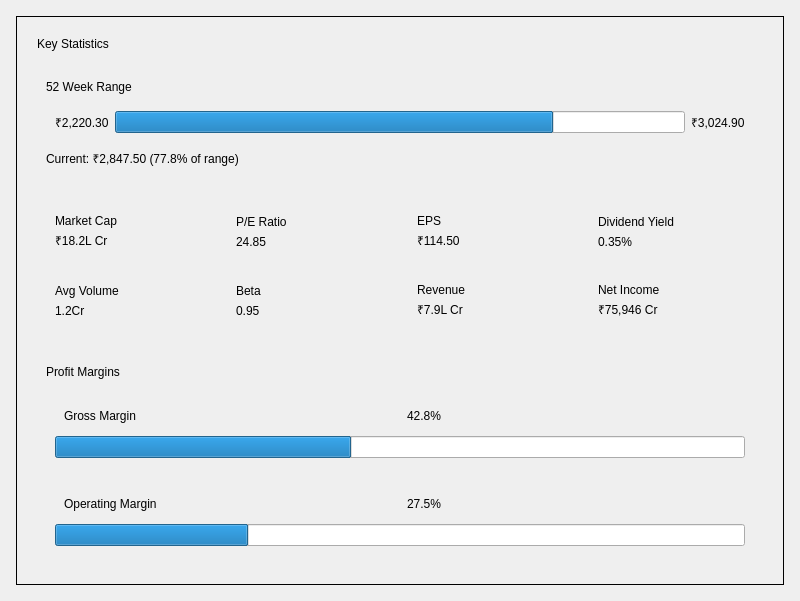
<?xml version="1.0" encoding="UTF-8"?>
<ui version="4.0">
 <class>StockStats</class>
 <widget class="QWidget" name="StockStats">
  <property name="geometry">
   <rect>
    <x>0</x>
    <y>0</y>
    <width>800</width>
    <height>500</height>
   </rect>
  </property>
  <property name="windowTitle">
   <string>Stock Stats</string>
  </property>
  
  <layout class="QVBoxLayout" name="mainLayout">
   <property name="spacing">
    <number>16</number>
   </property>
   <property name="leftMargin">
    <number>16</number>
   </property>
   <property name="topMargin">
    <number>16</number>
   </property>
   <property name="rightMargin">
    <number>16</number>
   </property>
   <property name="bottomMargin">
    <number>16</number>
   </property>
   
   <item>
    <widget class="QFrame" name="stockStatsCard">
     <property name="frameShape">
      <enum>QFrame::Box</enum>
     </property>
     <layout class="QVBoxLayout" name="cardLayout">
      <property name="spacing">
       <number>20</number>
      </property>
      <property name="leftMargin">
       <number>20</number>
      </property>
      <property name="topMargin">
       <number>20</number>
      </property>
      <property name="rightMargin">
       <number>20</number>
      </property>
      <property name="bottomMargin">
       <number>20</number>
      </property>
      
      <item>
       <widget class="QLabel" name="stockStatsTitle">
        <property name="text">
         <string>Key Statistics</string>
        </property>
       </widget>
      </item>
      
      <item>
       <widget class="QWidget" name="priceRangeWidget">
        <layout class="QVBoxLayout" name="priceRangeLayout">
         <property name="spacing">
          <number>8</number>
         </property>
         
         <item>
          <widget class="QLabel" name="priceRangeTitle">
           <property name="text">
            <string>52 Week Range</string>
           </property>
          </widget>
         </item>
         
         <item>
          <widget class="QWidget" name="priceRangeInfo">
           <layout class="QHBoxLayout" name="priceRangeInfoLayout">
            <item>
             <widget class="QLabel" name="weekLowLabel">
              <property name="text">
               <string>₹2,220.30</string>
              </property>
             </widget>
            </item>
            <item>
             <widget class="QProgressBar" name="priceRangeProgress">
              <property name="value">
               <number>77</number>
              </property>
              <property name="textVisible">
               <bool>false</bool>
              </property>
             </widget>
            </item>
            <item>
             <widget class="QLabel" name="weekHighLabel">
              <property name="text">
               <string>₹3,024.90</string>
              </property>
             </widget>
            </item>
           </layout>
          </widget>
         </item>
         
         <item>
          <widget class="QLabel" name="currentPositionLabel">
           <property name="text">
            <string>Current: ₹2,847.50 (77.8% of range)</string>
           </property>
          </widget>
         </item>
        </layout>
       </widget>
      </item>
      
      <item>
       <widget class="QWidget" name="statsGrid">
        <layout class="QGridLayout" name="statsGridLayout">
         <property name="spacing">
          <number>16</number>
         </property>
         
         <item row="0" column="0">
          <widget class="QWidget" name="marketCapStat">
           <layout class="QVBoxLayout" name="marketCapStatLayout">
            <property name="spacing">
             <number>4</number>
            </property>
            <item>
             <widget class="QLabel" name="marketCapLabel">
              <property name="text">
               <string>Market Cap</string>
              </property>
             </widget>
            </item>
            <item>
             <widget class="QLabel" name="marketCapValue">
              <property name="text">
               <string>₹18.2L Cr</string>
              </property>
             </widget>
            </item>
           </layout>
          </widget>
         </item>
         
         <item row="0" column="1">
          <widget class="QWidget" name="peRatioStat">
           <layout class="QVBoxLayout" name="peRatioStatLayout">
            <property name="spacing">
             <number>4</number>
            </property>
            <item>
             <widget class="QLabel" name="peRatioLabel">
              <property name="text">
               <string>P/E Ratio</string>
              </property>
             </widget>
            </item>
            <item>
             <widget class="QLabel" name="peRatioValue">
              <property name="text">
               <string>24.85</string>
              </property>
             </widget>
            </item>
           </layout>
          </widget>
         </item>
         
         <item row="0" column="2">
          <widget class="QWidget" name="epsStat">
           <layout class="QVBoxLayout" name="epsStatLayout">
            <property name="spacing">
             <number>4</number>
            </property>
            <item>
             <widget class="QLabel" name="epsLabel">
              <property name="text">
               <string>EPS</string>
              </property>
             </widget>
            </item>
            <item>
             <widget class="QLabel" name="epsValue">
              <property name="text">
               <string>₹114.50</string>
              </property>
             </widget>
            </item>
           </layout>
          </widget>
         </item>
         
         <item row="0" column="3">
          <widget class="QWidget" name="dividendYieldStat">
           <layout class="QVBoxLayout" name="dividendYieldStatLayout">
            <property name="spacing">
             <number>4</number>
            </property>
            <item>
             <widget class="QLabel" name="dividendYieldLabel">
              <property name="text">
               <string>Dividend Yield</string>
              </property>
             </widget>
            </item>
            <item>
             <widget class="QLabel" name="dividendYieldValue">
              <property name="text">
               <string>0.35%</string>
              </property>
             </widget>
            </item>
           </layout>
          </widget>
         </item>
         
         <item row="1" column="0">
          <widget class="QWidget" name="avgVolumeStat">
           <layout class="QVBoxLayout" name="avgVolumeStatLayout">
            <property name="spacing">
             <number>4</number>
            </property>
            <item>
             <widget class="QLabel" name="avgVolumeLabel">
              <property name="text">
               <string>Avg Volume</string>
              </property>
             </widget>
            </item>
            <item>
             <widget class="QLabel" name="avgVolumeValue">
              <property name="text">
               <string>1.2Cr</string>
              </property>
             </widget>
            </item>
           </layout>
          </widget>
         </item>
         
         <item row="1" column="1">
          <widget class="QWidget" name="betaStat">
           <layout class="QVBoxLayout" name="betaStatLayout">
            <property name="spacing">
             <number>4</number>
            </property>
            <item>
             <widget class="QLabel" name="betaLabel">
              <property name="text">
               <string>Beta</string>
              </property>
             </widget>
            </item>
            <item>
             <widget class="QLabel" name="betaValue">
              <property name="text">
               <string>0.95</string>
              </property>
             </widget>
            </item>
           </layout>
          </widget>
         </item>
         
         <item row="1" column="2">
          <widget class="QWidget" name="revenueStat">
           <layout class="QVBoxLayout" name="revenueStatLayout">
            <property name="spacing">
             <number>4</number>
            </property>
            <item>
             <widget class="QLabel" name="revenueLabel">
              <property name="text">
               <string>Revenue</string>
              </property>
             </widget>
            </item>
            <item>
             <widget class="QLabel" name="revenueValue">
              <property name="text">
               <string>₹7.9L Cr</string>
              </property>
             </widget>
            </item>
           </layout>
          </widget>
         </item>
         
         <item row="1" column="3">
          <widget class="QWidget" name="netIncomeStat">
           <layout class="QVBoxLayout" name="netIncomeStatLayout">
            <property name="spacing">
             <number>4</number>
            </property>
            <item>
             <widget class="QLabel" name="netIncomeLabel">
              <property name="text">
               <string>Net Income</string>
              </property>
             </widget>
            </item>
            <item>
             <widget class="QLabel" name="netIncomeValue">
              <property name="text">
               <string>₹75,946 Cr</string>
              </property>
             </widget>
            </item>
           </layout>
          </widget>
         </item>
        </layout>
       </widget>
      </item>
      
      <item>
       <widget class="QWidget" name="marginsWidget">
        <layout class="QVBoxLayout" name="marginsLayout">
         <property name="spacing">
          <number>12</number>
         </property>
         
         <item>
          <widget class="QLabel" name="marginsTitle">
           <property name="text">
            <string>Profit Margins</string>
           </property>
          </widget>
         </item>
         
         <item>
          <widget class="QWidget" name="grossMarginWidget">
           <layout class="QVBoxLayout" name="grossMarginLayout">
            <property name="spacing">
             <number>4</number>
            </property>
            <item>
             <widget class="QWidget" name="grossMarginHeader">
              <layout class="QHBoxLayout" name="grossMarginHeaderLayout">
               <item>
                <widget class="QLabel" name="grossMarginLabel">
                 <property name="text">
                  <string>Gross Margin</string>
                 </property>
                </widget>
               </item>
               <item>
                <spacer name="grossMarginSpacer">
                 <property name="orientation">
                  <enum>Qt::Horizontal</enum>
                 </property>
                </spacer>
               </item>
               <item>
                <widget class="QLabel" name="grossMarginValue">
                 <property name="text">
                  <string>42.8%</string>
                 </property>
                </widget>
               </item>
              </layout>
             </widget>
            </item>
            <item>
             <widget class="QProgressBar" name="grossMarginProgress">
              <property name="value">
               <number>43</number>
              </property>
              <property name="textVisible">
               <bool>false</bool>
              </property>
             </widget>
            </item>
           </layout>
          </widget>
         </item>
         
         <item>
          <widget class="QWidget" name="operatingMarginWidget">
           <layout class="QVBoxLayout" name="operatingMarginLayout">
            <property name="spacing">
             <number>4</number>
            </property>
            <item>
             <widget class="QWidget" name="operatingMarginHeader">
              <layout class="QHBoxLayout" name="operatingMarginHeaderLayout">
               <item>
                <widget class="QLabel" name="operatingMarginLabel">
                 <property name="text">
                  <string>Operating Margin</string>
                 </property>
                </widget>
               </item>
               <item>
                <spacer name="operatingMarginSpacer">
                 <property name="orientation">
                  <enum>Qt::Horizontal</enum>
                 </property>
                </spacer>
               </item>
               <item>
                <widget class="QLabel" name="operatingMarginValue">
                 <property name="text">
                  <string>27.5%</string>
                 </property>
                </widget>
               </item>
              </layout>
             </widget>
            </item>
            <item>
             <widget class="QProgressBar" name="operatingMarginProgress">
              <property name="value">
               <number>28</number>
              </property>
              <property name="textVisible">
               <bool>false</bool>
              </property>
             </widget>
            </item>
           </layout>
          </widget>
         </item>
        </layout>
       </widget>
      </item>
     </layout>
    </widget>
   </item>
  </layout>
 </widget>
</ui>
